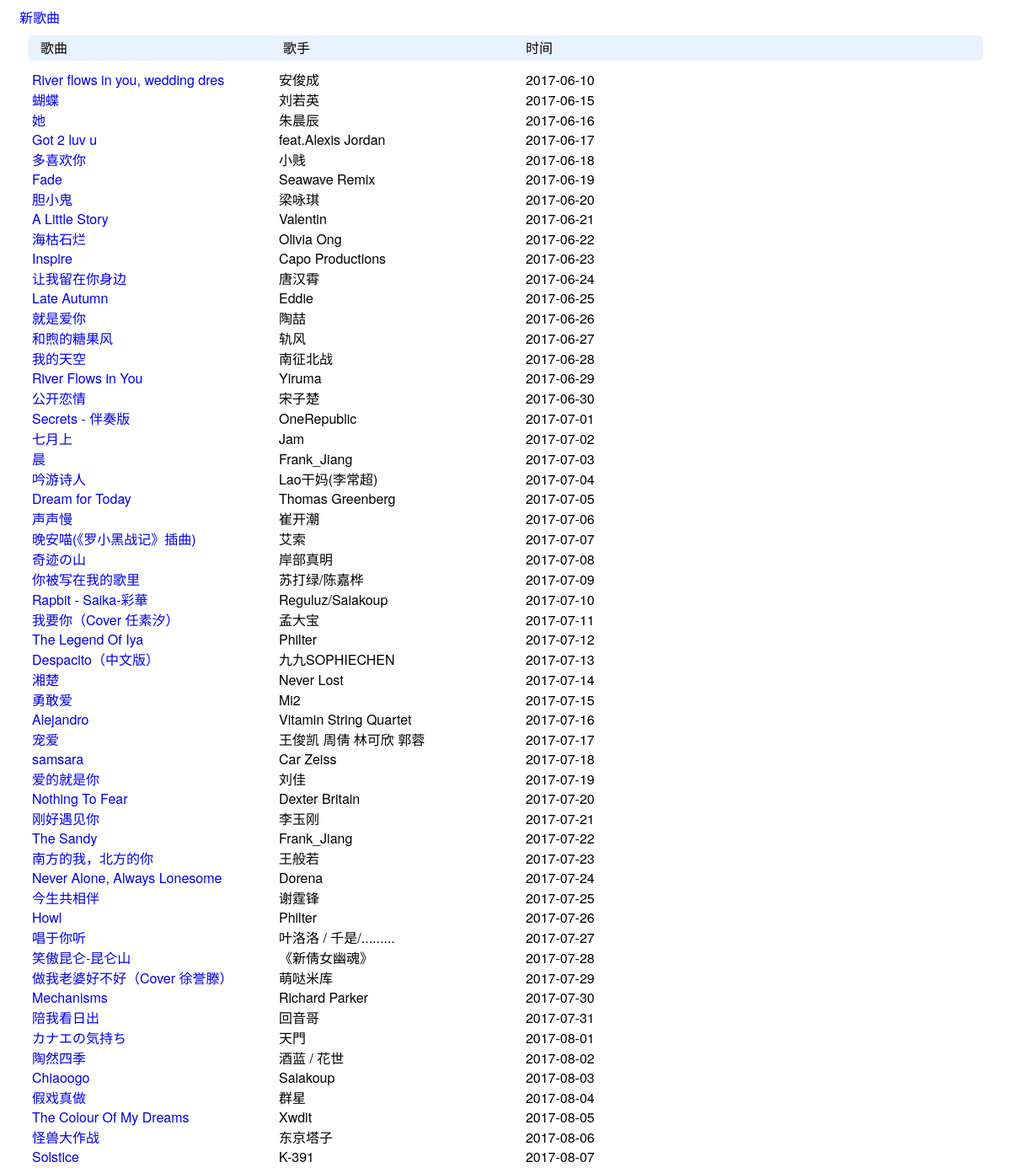
Before: /list/index/ with the older database file.
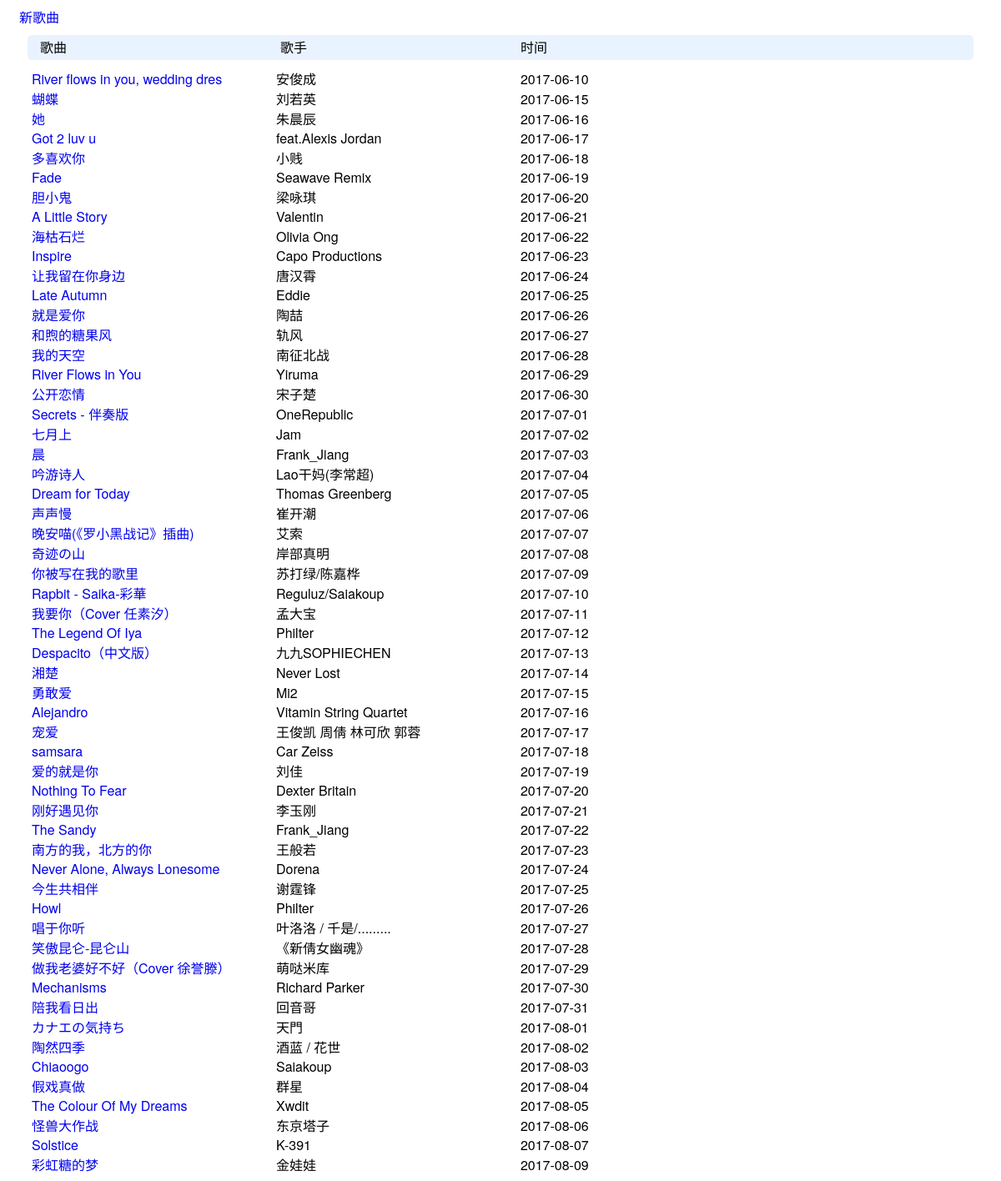
After: the same page with the newer database file.
### list/models.py (models this page shows)
class Article(models.Model):
    song_name = models.CharField('歌名', max_length=32, null=False)
    singer = models.CharField('歌手', max_length=32, null=True)
    createTime = models.DateTimeField('添加时间', auto_now=True)

### list/views.py (the view)
def index(request):
    articles = models.Article.objects.all()
    return render(request, 'list/index.html', {'articles': articles})

### list/templates/list/index.html (shortened to what this page needs)
<!DOCTYPE html>
<html lang="en">
<head>
    <link href="https://cdn.bootcss.com/bootstrap/4.0.0-alpha.6/css/bootstrap-grid.css" rel="stylesheet">
</head>
<body>
    <div  class="col-md-12">
        <a href="{% url 'list:edit_page' 0 %}">新歌曲</a>  <br/>
        <div class="title">
            <span class="col-md-3 inline">歌曲</span>
            <span class="col-md-3 inline">歌手</span>
            <span class="col-md-4 inline">时间</span>
        </div>
    {% for article in articles %}
        <div>
            <a class="col-md-3 inline" href="{% url 'list:article_page' article.id %}">{{article.song_name }}</a>
            <span class="col-md-3 inline">{{article.singer }}</span>
            <span class="col-md-4 inline">{{article.createTime|date:"Y-m-d" }}</span>
        </div>
    {% endfor %}
    </div>
</body>
</html>

Changed rows visible on the page:
added Article: song_name "彩虹糖的梦", singer "金娃娃", createTime "2017-08-09"
